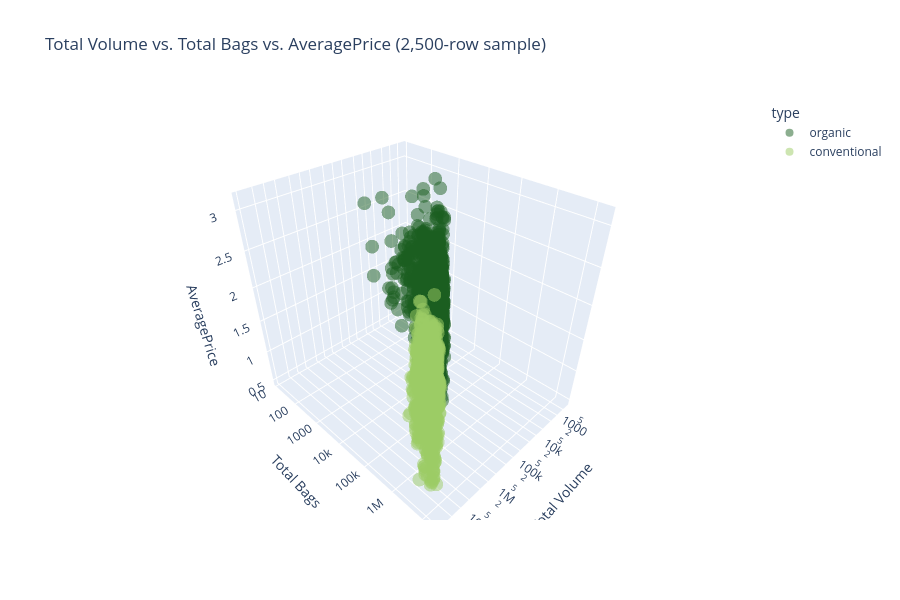

Write notebook code for a chart like this one.
### Markdown cell above
> **Interpretation:** scrub through the years and watch which regions jump the most --
> that's the interactive advantage over a static faceted grid: the eye can track a single
> region's trajectory across frames far more easily than across a 4x14 grid of tiny subplots.
> Notice that price levels are far from uniform across the country even within a single year,
> reinforcing the region-effect story from Section 3.

### Code cell
fig3d = px.scatter_3d(
    df.sample(2500, random_state=42),
    x="Total Volume", y="Total Bags", z="AveragePrice",
    color="type", opacity=0.5,
    color_discrete_map={"conventional": "#9ccc65", "organic": "#1b5e20"},
    title="Total Volume vs. Total Bags vs. AveragePrice (2,500-row sample)",
    height=600,
)
fig3d.update_scenes(xaxis_type="log", yaxis_type="log")
fig3d.show()

### Figure 1 — Plotly figure (JSON) as saved in the notebook; plotly's stock layout.template omitted (floating-point values rounded to 4 significant figures; data arrays with more than 128 entries replaced by an {"elided": "..."} marker saying what was removed)
{"data": [{"hovertemplate": "type=organic<br>Total Volume=%{x}<br>Total Bags=%{y}<br>AveragePrice=%{z}<extra></extra>", "legendgroup": "organic", "marker": {"color": "#1b5e20", "opacity": 0.5, "symbol": "circle"}, "mode": "markers", "name": "organic", "scene": "scene", "showlegend": true, "type": "scatter3d", "x": {"elided": "1256 float values"}, "y": {"elided": "1256 float values"}, "z": {"elided": "1256 float values"}}, {"hovertemplate": "type=conventional<br>Total Volume=%{x}<br>Total Bags=%{y}<br>AveragePrice=%{z}<extra></extra>", "legendgroup": "conventional", "marker": {"color": "#9ccc65", "opacity": 0.5, "symbol": "circle"}, "mode": "markers", "name": "conventional", "scene": "scene", "showlegend": true, "type": "scatter3d", "x": {"elided": "1244 float values"}, "y": {"elided": "1244 float values"}, "z": {"elided": "1244 float values"}}], "layout": {"height": 600, "legend": {"title": {"text": "type"}, "tracegroupgap": 0}, "scene": {"domain": {"x": [0.0, 1.0], "y": [0.0, 1.0]}, "xaxis": {"title": {"text": "Total Volume"}, "type": "log"}, "yaxis": {"title": {"text": "Total Bags"}, "type": "log"}, "zaxis": {"title": {"text": "AveragePrice"}}}, "title": {"text": "Total Volume vs. Total Bags vs. AveragePrice (2,500-row sample)"}}}
